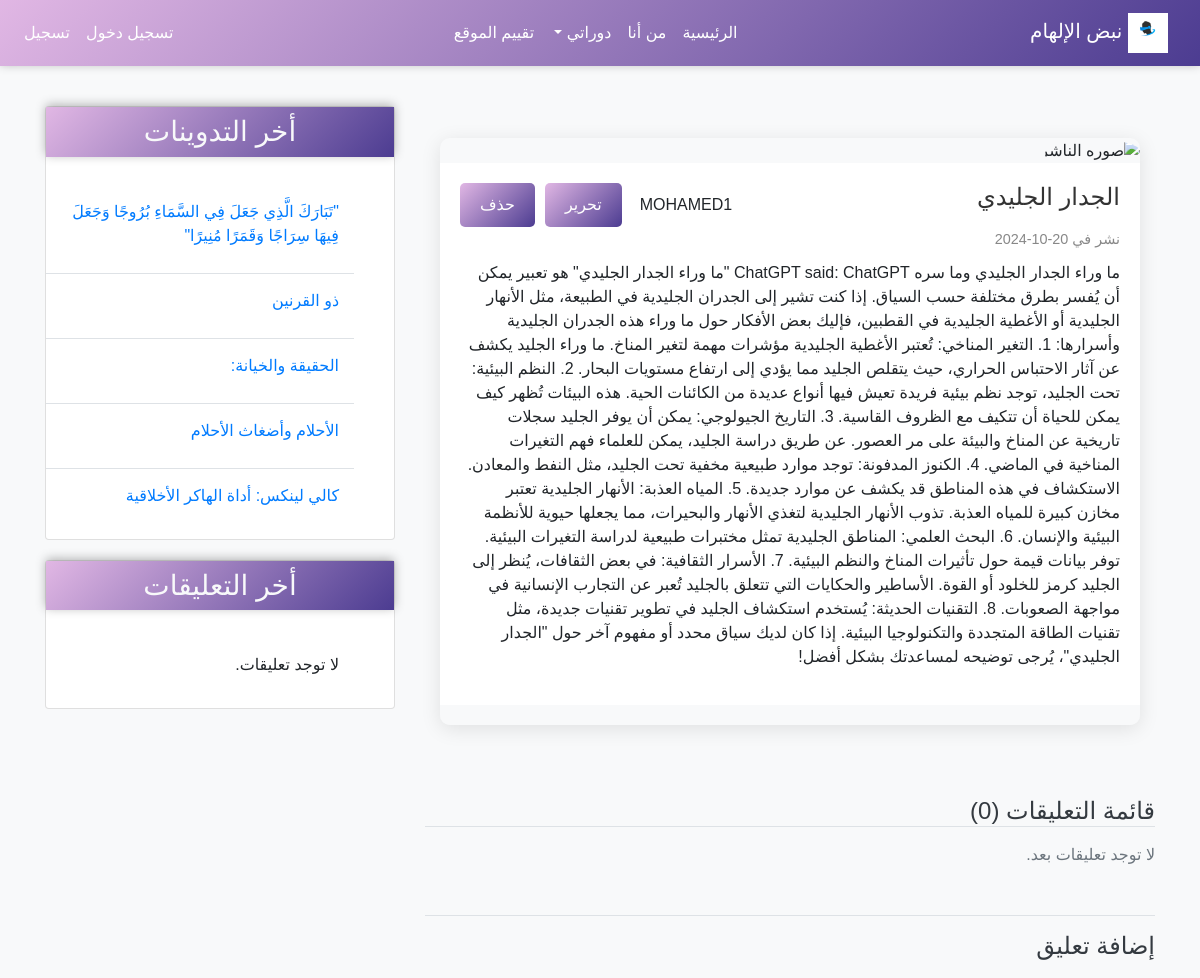
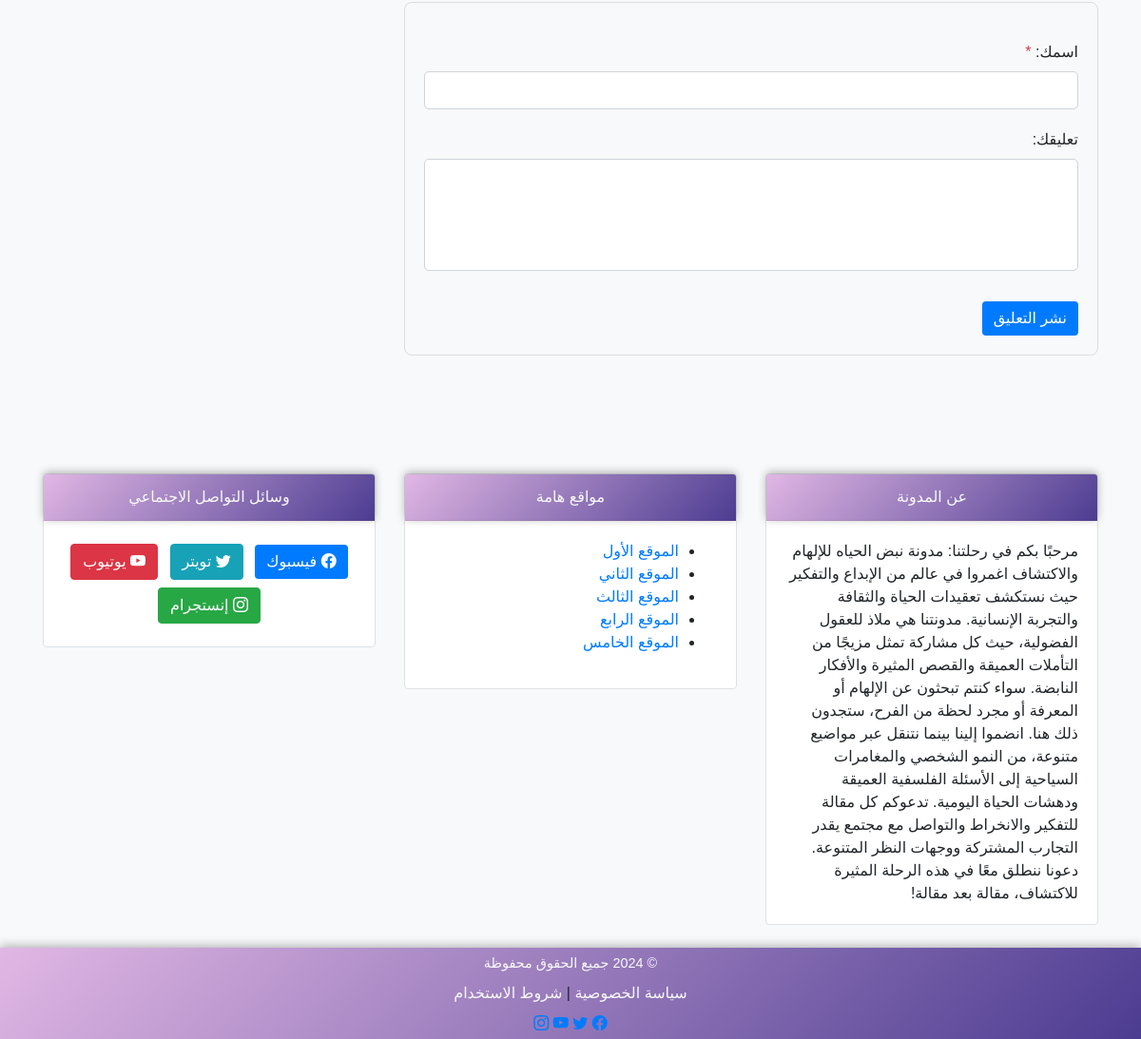
/detail/20/, run on the app's committed database (2 pictures, top to bottom).
### myblog/models.py (models this page shows, shortened)
class Post(models.Model):
    title = models.CharField(max_length=100)
    content = models.TextField()
    post_date = models.DateTimeField(default=timezone.now)
    post_update = models.DateTimeField(auto_now=True)
    user = models.ForeignKey(User, on_delete=models.SET_NULL, null=True, blank=True)
    class Meta:
        ordering = ('-post_date',)

### myblog/views.py (the view, shortened to what this page needs)
# urls.py: path('detail/<int:post_id>/', views.post_detail, name='post_detail'),
def post_detail(request, post_id):
    post = get_object_or_404(Post, pk=post_id)
    comments = post.comments.filter(active=True,)
    context = {
        'title': post.title,
        'post': post,
        'comments': comments,
    }
    return render(request, 'myblog/detail.html', context)

### myblog/templatetags/post_tags.py (called while the page is built)
@register.inclusion_tag('myblog/latest_blog.html')
def latest_blog():
    context = {
        'l_blog':Post.objects.all()[0:5]
    }
    return context

@register.inclusion_tag('myblog/latest_comments.html')
def latest_comments():
    context = {
        'l_comments':Comment.objects.filter(active=True)[0:5]
    }
    return context

### myblog/templates/myblog/detail.html (shortened to what this page needs)
{% extends 'myblog/index.html' %}
{% block content %}
<div class="container mt-5">
    <div class="row">
        <div class="col-lg-12 mb-4">
            <div class="custom-card">
                <img src="{{ post.author.profile.image.url }}" class="custom-card-img" alt="صوره الناشر" style="width: 50px; height: 50px; border-radius: 50%;">
                <div class="custom-card-body">
                    <div class="d-flex justify-content-between align-items-start">
                        <h5 class="custom-card-title">{{ post.title }}</h5>
                        <div style="display: flex; align-items: center;">
                            <span class="ml-2">{{ post.user.username }}</span>
                            <a href="{% url 'post_edit' post.id %}" class="custom-button" style="margin-right: 10px;">تحرير</a>
                            <form action="{% url 'post_delete' post.id %}" method="post" style="display:inline;">
                                <button type="submit" class="custom-button">حذف</button>
                            </form>
                        </div>
                    </div>
                    <p class="custom-card-date">
                        <small>نشر في {{ post.post_date|date:"d-m-Y" }}</small>
                    </p>
                    <p>{{ post.content }}</p>
                </div>
                <div class="custom-card-footer">
                </div>
            </div>
        </div>
    </div>
</div>
<h2 class="border-bottom mt-5 mb-3">قائمة التعليقات ({{ comments.count }})</h2>
{% if comments %}
    <div class="list-group mb-4">
        {% for comment in comments %}
            <div class="list-group-item p-3 comment">
                <h6 class="border-bottom pb-2 mb-2">
                    ({{ comment.name }}) <span class="text-secondary">{{ comment.comment_date|date:'d-m-Y' }}</span>
                </h6>
                <p class="comment-body">{{ comment.body }}</p>
            </div>
        {% endfor %}
    </div>
{% else %}
    <p class="text-muted">لا توجد تعليقات بعد.</p>
{% endif %}
<h2 class="border-top mt-5 pt-3">إضافة تعليق</h2>
<form method="POST" style="background-color: #f8f9fa; padding: 20px; border-radius: 8px; border: 1px solid #ddd;" onsubmit="return validateForm()">
    <div class="form-group">
        <label for="id_name">اسمك: <span class="text-danger">*</span></label>
        <input type="text" name="name" id="id_name" class="form-control" style="height: 40px;">
    </div>
    <div class="form-group">
        <label for="id_body">تعليقك:</label>
        <textarea name="body" id="id_body" class="form-control" rows="4" style="resize: none;"></textarea>
    </div>
    <button type="submit" class="btn btn-primary mt-3">نشر التعليق</button>
</form>
{%endblock%}

### myblog/templates/myblog/index.html (shortened to what this page needs)
{% load static %}
{% load post_tags %}
<!DOCTYPE html>
<html lang="ar">
<head>
    <link rel="stylesheet" href="{% static 'css/bootstrap.min.css' %}">
    <link rel="stylesheet" href="{% static 'css/styles.css' %}">
    <link rel="stylesheet" href="{% static 'css/navbar.css' %}">
    <link rel="stylesheet" href="{% static 'css/min.css' %}">
    <link rel="stylesheet" href="https://cdn.jsdelivr.net/npm/bootstrap-icons@1.5.0/font/bootstrap-icons.css">
    <link rel="stylesheet" href="https://cdnjs.cloudflare.com/ajax/libs/font-awesome/6.0.0-beta3/css/all.min.css">
</head>
<body>
<nav class="navbar navbar-expand-lg navbar-dark bg-dark bg-gradient">
    <a class="navbar-brand" href="#">
        <img src="{% static 'images/favicon.png' %}" alt="" style="height: 40px;">
        نبض الإلهام
    </a>
    <div class="collapse navbar-collapse" id="navbarSupportedContent">
        <div class="d-flex justify-content-between w-100">
            <ul class="navbar-nav mx-auto">
                <li class="nav-item active">
                    <a class="nav-link" href="{% url 'home' %}">الرئيسية <span class="sr-only">(current)</span></a>
                </li>
                <li class="nav-item">
                    <a class="nav-link" href="{% url 'about' %}">من أنا </a>
                </li>
                <li class="nav-item dropdown">
                    <a class="nav-link dropdown-toggle" href="#" id="navbarDropdown" role="button" data-toggle="dropdown" aria-haspopup="true" aria-expanded="false">
                        دوراتي
                    </a>
                </li>
                <li class="nav-item">
                    <a class="nav-link" href="{% url 'rate_site' %}">تقييم الموقع</a>
                </li>
            </ul>
            <ul class="navbar-nav">
                {% if user.is_authenticated %}
                    <li class="nav-item"><a href="{% url 'profile' %}" class="nav-link">ملف شخصي</a></li>
                    <li class="nav-item"><a href="{% url 'new_post'%}" class="nav-link">انشاء تدوينة جديدة</a></li>
                    <li class="nav-item"><a href="{% url 'logout' %}" class="nav-link">تسجيل خروج</a></li>
                {% else %}
                    <li class="nav-item"><a href="{% url 'login' %}" class="nav-link">تسجيل دخول</a></li>
                    <li class="nav-item"><a href="{% url 'register' %}" class="nav-link">تسجيل</a></li>
                {% endif %}
            </ul>
        </div>
    </div>
</nav>
<section>
    <div class="container mt-4">
        <div class="row mt-4">
            <div class="col-md-8">
                {% block content %}
                {% endblock %}
            </div>
            <div class="col-md-4">
                <div class="card mb-3 mt-3">
                    <h3 class="text-center bg-secondary text-light p-2 bg-gradient">أخر التدوينات</h3>
                    {% latest_blog %}
                </div>
                <div class="card mb-3">
                    <h3 class="text-center bg-secondary text-light p-2 bg-gradient">أخر التعليقات</h3>
                    {% latest_comments %}
                </div>
            </div>
        </div>
    </div>
</section>
<div class="container mt-4 custom-margin">
    <div class="row">
        <div class="col-md-4 custom-margin">
            <div class="card mb-4 border">
                <div class="card-header text-center bg-secondary text-light bg-gradient">
                    عن المدونة
                </div>
                <div class="card-body">
                    <p class="card-text">
                        مرحبًا بكم في رحلتنا: مدونة نبض الحياه للإلهام والاكتشاف
                        اغمروا في عالم من الإبداع والتفكير حيث نستكشف تعقيدات الحياة والثقافة والتجربة الإنسانية. مدونتنا هي ملاذ للعقول الفضولية، حيث كل مشاركة تمثل مزيجًا من التأملات العميقة والقصص المثيرة والأفكار النابضة. سواء كنتم تبحثون عن الإلهام أو المعرفة أو مجرد لحظة من الفرح، ستجدون ذلك هنا.
                        انضموا إلينا بينما نتنقل عبر مواضيع متنوعة، من النمو الشخصي والمغامرات السياحية إلى الأسئلة الفلسفية العميقة ودهشات الحياة اليومية. تدعوكم كل مقالة للتفكير والانخراط والتواصل مع مجتمع يقدر التجارب المشتركة ووجهات النظر المتنوعة.
                        دعونا ننطلق معًا في هذه الرحلة المثيرة للاكتشاف، مقالة بعد مقالة!
                    </p>
                </div>
            </div>
        </div>
        <div class="col-md-4 custom-margin">
            <div class="card mb-4 border">
                <div class="card-header text-center bg-secondary text-light bg-gradient">
                    مواقع هامة
                </div>
                <div class="card-body">
                    <ul class="custom-list">
                        <li><a href="#">الموقع الأول</a></li>
                        <li><a href="#">الموقع الثاني</a></li>
                        <li><a href="#">الموقع الثالث</a></li>
                        <li><a href="#">الموقع الرابع</a></li>
                        <li><a href="#">الموقع الخامس</a></li>
                    </ul>
                </div>
            </div>
        </div>
        <div class="col-md-4 custom-margin">
            <div class="card mb-4 border">
                <div class="card-header text-center bg-secondary text-light bg-gradient">
                    وسائل التواصل الاجتماعي
                </div>
                <div class="card-body text-center">
                    <a href="#" class="btn btn-primary m-1">
                        <i class="bi bi-facebook"></i> فيسبوك
                    </a>
                    <a href="#" class="btn btn-info m-1">
                        <i class="bi bi-twitter"></i> تويتر
                    </a>
                    <a href="#" class="btn btn-danger m-1">
                        <i class="bi bi-youtube"></i> يوتيوب
                    </a>
                    <a href="#" class="btn btn-success m-1">
                        <i class="bi bi-instagram"></i> إنستجرام
                    </a>
                </div>
            </div>
        </div>
    </div>
</div>
<footer class="bg-gradient mt-7">
    <div class="container-fluid">
        <div class="row p-1">
            <div class="col-md text-center">
                <small class="text-light">&copy; 2024 جميع الحقوق محفوظة</small>
                <div class="mt-2">
                    <a href="{% url 'privacy_policy' %}" class="text-light">سياسة الخصوصية</a> |
                    <a href="{% url 'Terms_ofUse' %}" class="text-light">شروط الاستخدام</a>
                </div>
                <div class="social-icons mt-2">
                    <a href="#"><i class="bi bi-facebook"></i></a>
                    <a href="#"><i class="bi bi-twitter"></i></a>
                    <a href="#"><i class="bi bi-youtube"></i></a>
                    <a href="#"><i class="bi bi-instagram"></i></a>
                </div>
            </div>
        </div>
    </div>
</footer>
</body>
</html>

### myblog/templates/myblog/latest_blog.html
<ul class="list-group-flush latest-post ">
    {% for post in l_blog %}
        <li class="list-group-item latest-post-item">
            <a href="{% url 'post_detail' post.id %}" class="text-decoration-none text-primary">{{ post.title }}</a>
        </li>
    {% endfor %}
</ul>

### myblog/templates/myblog/latest_comments.html
<ul class="list-group-flush latest-post">
    {% for comment in l_comments %}
        <li class="list-group-item latest-post-item">
            <a href="{% url 'post_detail' comment.post.id %}" class="text-decoration-none text-primary">
                {% if comment.body|length > 40 %}
                    {{ comment.body|slice:':40' }}... <span class="text-muted small">اقرأ المزيد</span>
                {% else %}
                    {{ comment.body }}
                {% endif %}
            </a>
        </li>
    {% empty %}
        <li class="list-group-item latest-post-item">لا توجد تعليقات.</li>
    {% endfor %}
</ul>

### static/css/styles.css (style rules this page uses)
.bg-gradient { background: linear-gradient(135deg, #E1B7E4 0%, #4C3C91 100%); box-shadow: 0 -2px 10px rgba(0, 0, 0, 0.3); }
small { font-size: 0.9rem; }
.custom-margin { margin-top: 80px; }
.card { transition: transform 0.3s, box-shadow 0.3s; }
.card { margin-top: 20px; }
.latest-post { margin-top: 20px; }
.latest-post-item { position: relative; padding: 10px 15px; transition: background-color 0.3s; }
.latest-post-item:not(:first-child) { border-top: 1px solid #dee2e6; }
.latest-post-item a { color: #007bff; }

### static/css/navbar.css (style rules this page uses)
.bg-gradient { background: linear-gradient(135deg, #E1B7E4 0%, #4C3C91 100%); box-shadow: 0 -2px 10px rgba(0, 0, 0, 0.3); }
small { font-size: 0.9rem; }

### static/css/min.css (style rules this page uses)
html, body { direction: rtl; text-align: right; margin: 0; padding: 0; height: 100%; }
body { font-family: 'Tajawal', sans-serif; }

### myblog/templates/myblog/index.html (style rules this page uses)
.navbar-nav .nav-link { color: white !important; }
.navbar-brand { color: white !important; }

### myblog/templates/myblog/detail.html (style rules this page uses)
.custom-card { border: none; border-radius: 10px; overflow: hidden; box-shadow: 0 4px 20px rgba(0, 0, 0, 0.1); transition: transform 0.3s ease; }
.custom-card-img { width: 100px; height: 100px; object-fit: cover; border-radius: 50%; }
.custom-card-body { padding: 20px; background-color: #ffffff; }
.custom-card-title { font-size: 1.5rem; color: #333; }
.custom-card-date { color: #888; margin-bottom: 10px; }
.custom-card-footer { padding: 10px; text-align: center; background-color: #f8f9fa; }
.custom-button { background: linear-gradient(135deg, #E1B7E4 0%, #4C3C91 100%); color: white; border: none; padding: 10px 20px; border-radius: 5px; transition: background 0.3s; margin-right: 10px; }
body { background-color: #f8f9fa; font-family: 'Arial', sans-serif; }
h2 { color: #343a40; font-size: 1.5rem; margin-bottom: 20px; }
.list-group-item { border: none; padding: 15px; margin-bottom: 10px; border-radius: 5px; transition: background-color 0.3s; }
.form-group { margin-top: 20px; }
.form-control { width: 100%; padding: 10px; border-radius: 5px; border: 1px solid #ced4da; }
.btn-primary { background-color: #007bff; border: none; }
.text-muted { color: #6c757d; }

### data on the page
Post: title "الجدار الجليدي", user.username "MOHAMED1", post_date "20-10-2024", content "ما وراء الجدار الجليدي وما سره ChatGPT said: ChatGPT \"ما وراء الجدار الجليدي\" هو تعبير يمكن أن يُفسر بطرق مختلفة حسب السياق. إذا كنت تشير إلى الجدران الجليدية في الطبيعة، مثل الأنهار الجليدية أو الأغطية الجليدية في القطبين، فإليك بعض الأفكار حول ما وراء هذه الجدران الجليدية وأسرارها: 1. التغير المناخي: تُعتبر الأغطية الجليدية مؤشرات مهمة لتغير المناخ. ما وراء الجليد يكشف عن آثار الاحتباس الحراري، حيث يتقلص الجليد مما يؤدي إلى ارتفاع مستويات البحار. 2. النظم البيئية: تحت الجليد، توجد نظم بيئية فريدة تعيش فيها أنواع عديدة من الكائنات الحية. هذه البيئات تُظهر كيف يمكن للحياة أن تتكيف مع الظروف القاسية. 3. التاريخ الجيولوجي: يمكن أن يوفر الجليد سجلات تاريخية عن المناخ والبيئة على مر العصور. عن…"
Post: title "\"تَبَارَكَ الَّذِي جَعَلَ فِي السَّمَاءِ بُرُوجًا وَجَعَلَ فِيهَا سِرَاجًا وَقَمَرًا مُنِيرًا\""
Post: title "ذو القرنين"
Post: title "الحقيقة والخيانة:"
Post: title "الأحلام وأضغاث الأحلام"
Post: title "كالي لينكس: أداة الهاكر الأخلاقية"

### other printed values
{{ comments.count }} "0"
